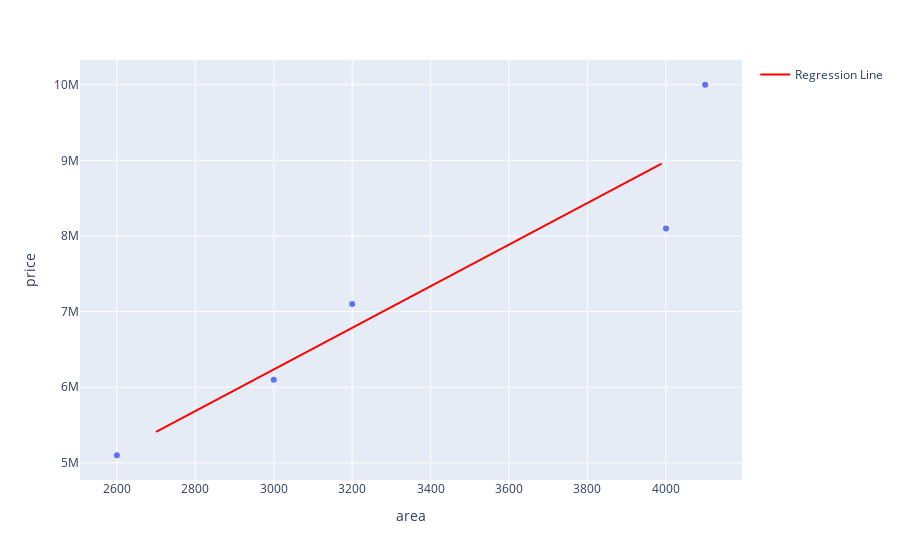

Notebook cell for this chart:
### Code cell
import plotly.graph_objects as go
plot.add_trace(go.Scatter(x=new_data['area '], y=pred,mode='lines', name='Regression Line', line=dict(color='red')))
plot.show()

### Figure 1 — Plotly figure (JSON) as saved in the notebook; plotly's stock layout.template omitted (floating-point values rounded to 4 significant figures)
{"data": [{"hovertemplate": "area =%{x}<br>price=%{y}<extra></extra>", "legendgroup": "", "marker": {"color": "#636efa", "symbol": "circle"}, "mode": "markers", "name": "", "orientation": "v", "showlegend": false, "type": "scatter", "x": [2600, 3000, 3200, 4000, 4100], "xaxis": "x", "y": [5100000, 6100000, 7100000, 8100000, 10000000], "yaxis": "y"}, {"line": {"color": "red"}, "mode": "lines", "name": "Regression Line", "type": "scatter", "x": [2700, 2900, 3989], "y": [5408000.0, 5958000.0, 8957000.0]}], "layout": {"legend": {"tracegroupgap": 0}, "margin": {"t": 60}, "xaxis": {"anchor": "y", "domain": [0, 1], "title": {"text": "area "}}, "yaxis": {"anchor": "x", "domain": [0, 1], "title": {"text": "price"}}}}
